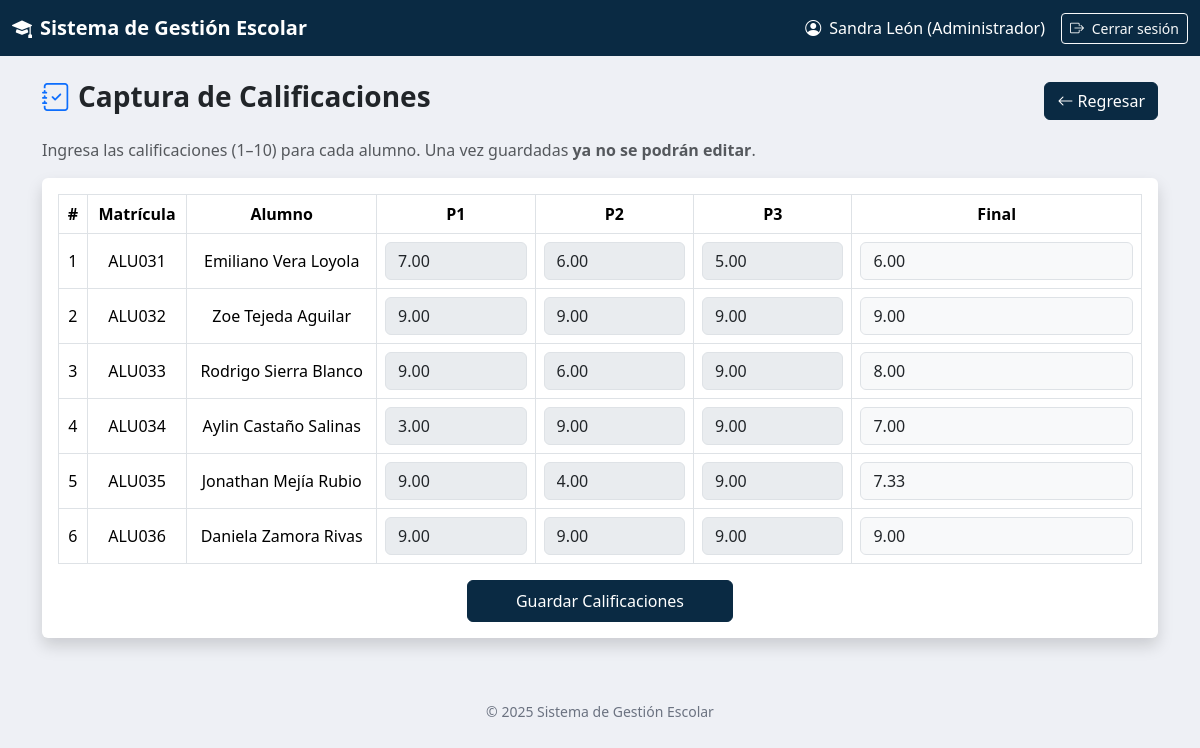
/index.php?action=calif_alumnos&materia=7&grupo=5 (signed in), run on the app's committed database.
### tables this page shows
CREATE TABLE inscripciones (
    idInscripcion INT AUTO_INCREMENT PRIMARY KEY,
    idAlumno INT NOT NULL,
    idGrupo INT NOT NULL,
    fechaInscripcion DATE NOT NULL,
    FOREIGN KEY (idAlumno) REFERENCES alumnos(idAlumno)
        ON DELETE CASCADE
        ON UPDATE CASCADE,
    FOREIGN KEY (idGrupo) REFERENCES grupos(idGrupo)
        ON DELETE CASCADE
        ON UPDATE CASCADE
);

CREATE TABLE usuarios (
    idUsuario INT AUTO_INCREMENT PRIMARY KEY,
    matricula VARCHAR(20) UNIQUE NOT NULL,
    nombres VARCHAR(100) NOT NULL,
    apePaterno VARCHAR(50) NOT NULL,
    apeMaterno VARCHAR(50),
    sexo ENUM('Masculino','Femenino') NOT NULL,
    fechaNacimiento DATE NOT NULL,
    correo VARCHAR(100) NOT NULL UNIQUE,
    contrasena VARCHAR(255) NOT NULL,
    rol ENUM('Administrador','Docente','Alumno','Administrativo') NOT NULL,
    activo TINYINT(1) DEFAULT 1
);

CREATE TABLE calificaciones (
    idCalificacion INT AUTO_INCREMENT PRIMARY KEY,
    idInscripcion INT NOT NULL,
    idMateria INT NOT NULL,
    calificacionParcial1 DECIMAL(5,2),
    calificacionParcial2 DECIMAL(5,2),
    calificacionParcial3 DECIMAL(5,2),
    calificacionFinal DECIMAL(5,2),
    FOREIGN KEY (idInscripcion) REFERENCES inscripciones(idInscripcion)
        ON DELETE CASCADE
        ON UPDATE CASCADE,
    FOREIGN KEY (idMateria) REFERENCES materias(idMateria)
        ON DELETE CASCADE
        ON UPDATE CASCADE
);

### app/controllers/capturaCalifController.php (called while the page is built, shortened)
<?php
require_once __DIR__ . '/../models/capturaCalifModel.php';
class CapturaCalifController {
    private $model;
    public function __construct($connection) {
        $this->model = new CapturaCalifModel($connection);
    }
    public function seleccionarAlumnos() {
        $idMateria = intval($_GET['materia']);
        $idGrupo   = intval($_GET['grupo']);
        $alumnos = $this->model->obtenerAlumnosGrupo($idGrupo);
        $modelCalif = $this->model;
        include __DIR__ . '/../views/Calificaciones/seleccionarAlumnos.php';
    }
}

### app/models/capturaCalifModel.php (called while the page is built, shortened)
<?php
class CapturaCalifModel {
    private $connection;
    public function __construct($connection) {
        $this->connection = $connection;
    }
    public function obtenerAlumnosGrupo($idGrupo) {
        $sql = "
            SELECT
                i.idInscripcion,
                u.matricula,
                u.nombres,
                u.apePaterno,
                u.apeMaterno
            FROM inscripciones i
            INNER JOIN alumnos a ON i.idAlumno = a.idAlumno
            INNER JOIN usuarios u ON a.idUsuario = u.idUsuario
            WHERE i.idGrupo = ?
        ";
        $stmt = $this->connection->prepare($sql);
        $stmt->bind_param("i", $idGrupo);
        $stmt->execute();
        return $stmt->get_result();
    }
    public function obtenerCalificacion($idInscripcion, $idMateria) {
        $sql = "
            SELECT * FROM calificaciones
            WHERE idInscripcion = ? AND idMateria = ? LIMIT 1
        ";
        $stmt = $this->connection->prepare($sql);
        $stmt->bind_param("ii", $idInscripcion, $idMateria);
        $stmt->execute();
        return $stmt->get_result()->fetch_assoc();
    }
}

### app/views/Calificaciones/seleccionarAlumnos.php (the view, shortened to what this page needs)
<link href="https://cdn.jsdelivr.net/npm/bootstrap@5.3.3/dist/css/bootstrap.min.css" rel="stylesheet">
<link href="https://cdn.jsdelivr.net/npm/bootstrap-icons@1.11.3/font/bootstrap-icons.css" rel="stylesheet">
<nav class="navbar navbar-expand-lg navbar-dark navbar-dinamica">
  <div class="container-fluid">
    <span class="navbar-brand fw-semibold">
      <i class="bi bi-mortarboard-fill me-2"></i>Sistema de Gestión Escolar
    </span>
    <div class="ms-auto d-flex align-items-center">
      <span class="text-white me-3">
        <i class="bi bi-person-circle me-1"></i>
        <?= htmlspecialchars($_SESSION['usuario']['nombre']) ?>
        (<?= htmlspecialchars($_SESSION['usuario']['rol']) ?>)
      </span>
      <a href="<?= BASE_URL ?>index.php?action=logout"
         class="btn btn-outline-light btn-sm">
        <i class="bi bi-box-arrow-right me-1"></i> Cerrar sesión
      </a>
    </div>
  </div>
</nav>
<div class="container mt-4 mb-5">
    <div class="d-flex justify-content-between align-items-center mb-3">
        <h3 class="fw-bold">
            <i class="bi bi-journal-check me-2 text-primary"></i>Captura de Calificaciones
        </h3>
        <a href="index.php?action=capturaCalificaciones" class="btn btn-dinamico">
            <i class="bi bi-arrow-left"></i> Regresar
        </a>
    </div>
    <p class="text-muted">
        Ingresa las calificaciones (1–10) para cada alumno. Una vez guardadas <b>ya no se podrán editar</b>.
    </p>
    <form method="POST" action="index.php?action=guardarCalificaciones">
        <div class="card shadow border-0">
            <div class="card-body">
                <table class="table table-bordered align-middle text-center">
                    <thead class="thead-dinamico">
                        <tr>
                            <th>#</th>
                            <th>Matrícula</th>
                            <th>Alumno</th>
                            <th>P1</th>
                            <th>P2</th>
                            <th>P3</th>
                            <th>Final</th>
                        </tr>
                    </thead>
<tbody>
<?php
$i = 1;
while ($row = $alumnos->fetch_assoc()):
    $cal = $modelCalif->obtenerCalificacion($row['idInscripcion'], $idMateria) ?? [];
    $p1    = isset($cal['calificacionParcial1']) ? $cal['calificacionParcial1'] : '';
    $p2    = isset($cal['calificacionParcial2']) ? $cal['calificacionParcial2'] : '';
    $p3    = isset($cal['calificacionParcial3']) ? $cal['calificacionParcial3'] : '';
    $final = isset($cal['calificacionFinal'])     ? $cal['calificacionFinal']     : '';
    $lockP1 = $p1 !== '';
    $lockP2 = $p2 !== '';
    $lockP3 = $p3 !== '';
?>
    <tr>
        <td><?= $i++ ?></td>
        <td><?= htmlspecialchars($row['matricula']) ?></td>
        <td><?= htmlspecialchars($row['nombres'] . ' ' . $row['apePaterno'] . ' ' . $row['apeMaterno']) ?></td>
        <td>
            <input type="number" min="1" max="10" step="0.01"
                class="form-control input-calif parcial"
                data-row="<?= $row['idInscripcion'] ?>"
                name="alumnos[<?= $row['idInscripcion'] ?>][p1]"
                value="<?= $p1 ?>"
                <?= $lockP1 ? 'readonly style="background:#e9ecef;"' : '' ?>>
        </td>
        <td>
            <input type="number" min="1" max="10" step="0.01"
                class="form-control input-calif parcial"
                data-row="<?= $row['idInscripcion'] ?>"
                name="alumnos[<?= $row['idInscripcion'] ?>][p2]"
                value="<?= $p2 ?>"
                <?= $lockP2 ? 'readonly style="background:#e9ecef;"' : '' ?>>
        </td>
        <td>
            <input type="number" min="1" max="10" step="0.01"
                class="form-control input-calif parcial"
                data-row="<?= $row['idInscripcion'] ?>"
                name="alumnos[<?= $row['idInscripcion'] ?>][p3]"
                value="<?= $p3 ?>"
                <?= $lockP3 ? 'readonly style="background:#e9ecef;"' : '' ?>>
        </td>
        <td>
            <input type="text"
                class="form-control bg-light final"
                id="final-<?= $row['idInscripcion'] ?>"
                value="<?= $final ?>"
                readonly>
        </td>
    </tr>
<?php endwhile; ?>
</tbody>
                </table>
                <div class="text-center">
                    <button class="btn btn-dinamico px-5 py-2">Guardar Calificaciones</button>
                </div>
            </div>
        </div>
    </form>
</div>
<div class="footer">
    © 2025 Sistema de Gestión Escolar
</div>

### data on the page
inscripciones: usuarios.matricula "ALU031", usuarios.nombres+apePaterno+apeMaterno "Emiliano Vera Loyola", calificacionParcial1 "7.00", calificacionParcial2 "6.00", calificacionParcial3 "5.00", calificacionFinal "6.00"
inscripciones: usuarios.matricula "ALU032", usuarios.nombres+apePaterno+apeMaterno "Zoe Tejeda Aguilar", calificacionParcial1 "9.00", calificacionParcial2 "9.00", calificacionParcial3 "9.00", calificacionFinal "9.00"
inscripciones: usuarios.matricula "ALU033", usuarios.nombres+apePaterno+apeMaterno "Rodrigo Sierra Blanco", calificacionParcial1 "9.00", calificacionParcial2 "6.00", calificacionParcial3 "9.00", calificacionFinal "8.00"
inscripciones: usuarios.matricula "ALU034", usuarios.nombres+apePaterno+apeMaterno "Aylin Castaño Salinas", calificacionParcial1 "3.00", calificacionParcial2 "9.00", calificacionParcial3 "9.00", calificacionFinal "7.00"
inscripciones: usuarios.matricula "ALU035", usuarios.nombres+apePaterno+apeMaterno "Jonathan Mejía Rubio", calificacionParcial1 "9.00", calificacionParcial2 "4.00", calificacionParcial3 "9.00", calificacionFinal "7.33"
inscripciones: usuarios.matricula "ALU036", usuarios.nombres+apePaterno+apeMaterno "Daniela Zamora Rivas", calificacionParcial1 "9.00", calificacionParcial2 "9.00", calificacionParcial3 "9.00", calificacionFinal "9.00"

### other printed values
$_SESSION['usuario']['nombre'] "Sandra León"
$_SESSION['usuario']['rol'] "Administrador"
